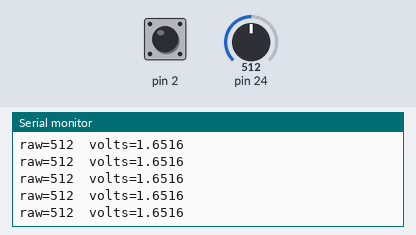
A sketch run on a simulated Teensy 4. Shown: the last lines printed to the serial monitor. The inputs (shaded band) are chosen by the test bench; at power-on: pin 2 HIGH, pin 24 = 512 (analog values on the 0–1023 scale).

Above: at 3.2 s.
3.3 s: pin 2 pulled LOW for 0.15 s
At 4.7 s:
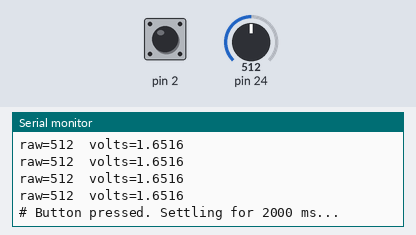
6.4 s: pin 24 set to 716
At 7.0 s:
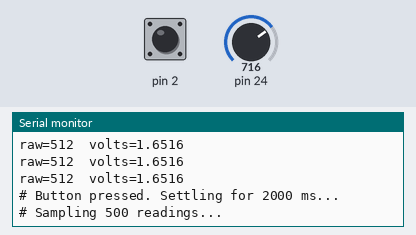
9.4 s: pin 24 set to 900
At 10.56 s:
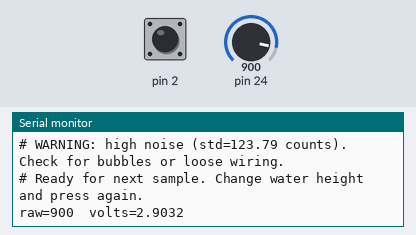

The sketch:

PressureCalibration.ino
```cpp
/********
E80 2026 Team 22 - Pressure Sensor Calibration Sketch

Purpose:
  Output clean, timestamped pressure sensor readings (raw ADC + volts) so you
  can build a calibration curve of voltage vs water column height.

How to use:
  1. Seal the pressure sensor into the bottom of a graduated cylinder or tube.
  2. Upload this sketch. Open Serial Monitor at 115200 baud.
  3. Also open Serial Plotter if you want a live view of the voltage.
  4. Starting with sensor at atmospheric (sensor just submerged, ~0 cm column),
     press USER_BUTTON to mark a sample point. The sketch will:
        - wait 2 seconds for the reading to settle
        - collect 100 samples over ~1 second
        - print a single averaged CSV row
  5. Add water to a known height (10, 20, 30, ... cm), wait for stabilization,
     press the button again. Repeat up to your max depth (~1 m).
  6. Copy the CSV rows into MATLAB and fit: depth_m = slope * voltage + intercept
  7. Paste slope and intercept into ZStateEstimator.h.

Output format (CSV, ready to paste into MATLAB):
  sample_num, height_cm (you fill in), raw_adc_mean, raw_adc_std, voltage_mean, voltage_std

Notes:
  - Since this is absolute pressure, atmospheric baseline varies day-to-day.
    Re-run the full calibration each deployment day if precision matters.
  - The sketch does NOT know the water column height - YOU record it against
    each printed sample_num in your lab notebook or a spreadsheet column.
********/

#include <Arduino.h>
#include <Pinouts.h>

#define N_AVG 500           // samples per button press
#define SAMPLE_DELAY_MS 10  // -> ~1 second per measurement burst
#define SETTLE_MS 2000      // wait time after button press before sampling
#define ADC_MAX 1023.0f     // 10-bit ADC
#define VREF 3.3f           // Teensy 4.0 analog reference

int sampleNum = 0;

void setup() {
  Serial.begin(115200);
  delay(2000);

  pinMode(PRESSURE_PIN, INPUT);
  pinMode(USER_BUTTON, INPUT_PULLUP);

  // Ensure 10-bit ADC (default, but explicit is safer)
  analogReadResolution(10);
  analogReadAveraging(32);

  Serial.println("=== Pressure Sensor Calibration ===");
  Serial.println("Press USER_BUTTON at each known water column height.");
  Serial.println("Record the height in your notebook against sample_num.");
  Serial.println();
  Serial.println("Live streaming raw ADC and voltage below.");
  Serial.println("Sample readings print as CSV rows when you press the button.");
  Serial.println();
  Serial.println("# sample_num, raw_adc_mean, raw_adc_std, voltage_mean, voltage_std");
}

void loop() {
  // ---------- Live stream (slow, for Serial Plotter / visual check) ----------
  static unsigned long lastStream = 0;
  if (millis() - lastStream > 200) {
    lastStream = millis();
    int raw = analogRead(PRESSURE_PIN);
    float voltage = raw * (VREF / ADC_MAX);
    // Tab-separated so Serial Plotter can parse it
    Serial.print("raw=");
    Serial.print(raw);
    Serial.print("\tvolts=");
    Serial.println(voltage, 4);
  }

  // ---------- Button-triggered sample burst ----------
  if (digitalRead(USER_BUTTON) == LOW) {
    // debounce
    delay(50);
    if (digitalRead(USER_BUTTON) != LOW) return;

    Serial.println();
    Serial.print("# Button pressed. Settling for ");
    Serial.print(SETTLE_MS);
    Serial.println(" ms...");
    delay(SETTLE_MS);

    Serial.print("# Sampling ");
    Serial.print(N_AVG);
    Serial.println(" readings...");

    // Collect
    double sumRaw = 0, sumSqRaw = 0;
    for (int i = 0; i < N_AVG; i++) {
      int raw = analogRead(PRESSURE_PIN);
      sumRaw += raw;
      sumSqRaw += (double)raw * raw;
      delay(SAMPLE_DELAY_MS);
    }

    // Stats
    double meanRaw = sumRaw / N_AVG;
    double varRaw = (sumSqRaw / N_AVG) - meanRaw * meanRaw;
    double stdRaw = sqrt(varRaw > 0 ? varRaw : 0);

    double meanV = meanRaw * (VREF / ADC_MAX);
    double stdV = stdRaw * (VREF / ADC_MAX);

    // Print one CSV row
    Serial.print(sampleNum);
    Serial.print(", ");
    Serial.print(meanRaw, 2);
    Serial.print(", ");
    Serial.print(stdRaw, 3);
    Serial.print(", ");
    Serial.print(meanV, 5);
    Serial.print(", ");
    Serial.println(stdV, 5);

    // Warning on excessive noise
    if (stdRaw > 3.0) {
      Serial.print("# WARNING: high noise (std=");
      Serial.print(stdRaw, 2);
      Serial.println(" counts). Check for bubbles or loose wiring.");
    }

    sampleNum++;

    // Wait for release before resuming stream
    while (digitalRead(USER_BUTTON) == LOW) delay(10);
    Serial.println("# Ready for next sample. Change water height and press again.");
    Serial.println();
  }
}
```

Measured:
- after the input at 3.3 s, the serial monitor: prints a new line after 0.05 s (image 1)
- after the input at 9.4 s, the serial monitor: prints a new line after 1.0 s (image 3)
